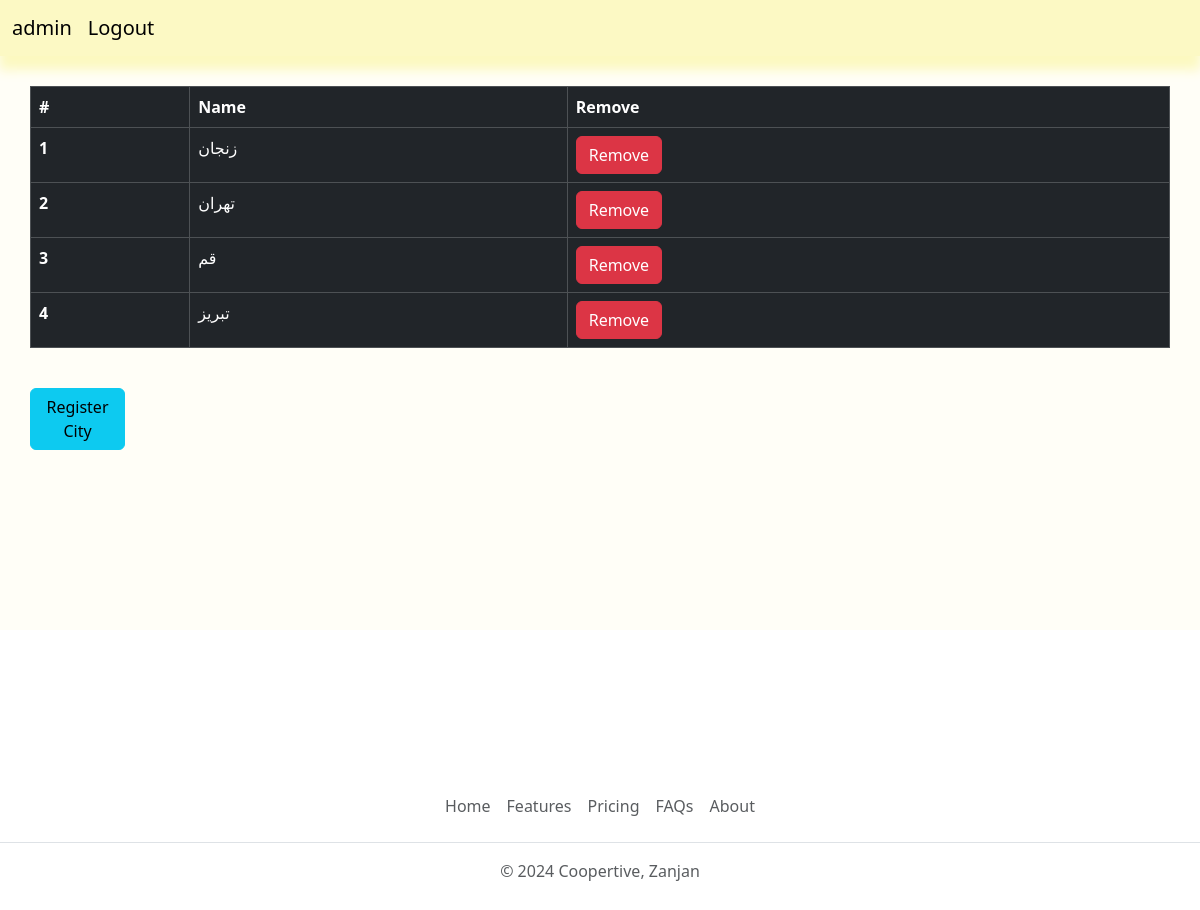
The page /accounts/list_city/ (signed in) on the database its author committed.
### accounts/models.py (models this page shows, shortened)
class City(models.Model):
    name = models.CharField(max_length=100)
    lat = models.FloatField()
    lon = models.FloatField()
    class Meta:
        verbose_name = 'city'
        verbose_name_plural = 'cities'

### accounts/views.py (the view)
# urls.py: path('list_city/', views.ListCityView.as_view(), name='list_city'),
class ListCityView(IsAdmin, View):
    def get(self, request):
        cities = City.objects.all()
        return render(request, 'accounts/city_list.html', {'cities':cities})

### utils.py (called while the page is built)
    def test_func(self):
        return self.request.user.is_authenticated and self.request.user.is_superuser

### accounts/templates/accounts/city_list.html
{% extends 'base.html' %}
{% block content %}
<table class="table table-bordered table-dark">
    <thead>
      <tr>
        <th>#</th>
        <th scope="col">Name</th>
        <th scope="col">Remove</th>
      </tr>
    </thead>
    <tbody>
        {% for city in cities %}
      <tr>
        <th scope="row">{{ forloop.counter }}</th>
        <td>{{ city.name }}</td>
      <td><a href="{% url 'accounts:delete_city' %}?city_ids={{ city.id }}" class="btn btn-danger">Remove</a></td>
      </tr>
      {% endfor %}
    </tbody>
</table>
    <br>
    <a href="{% url 'accounts:change_city' %}" class="btn btn-info col-md-1">Register City</a>
{% endblock %}

### rows shown on the page
City: name "زنجان"
City: name "تهران"
City: name "قم"
City: name "تبریز"
